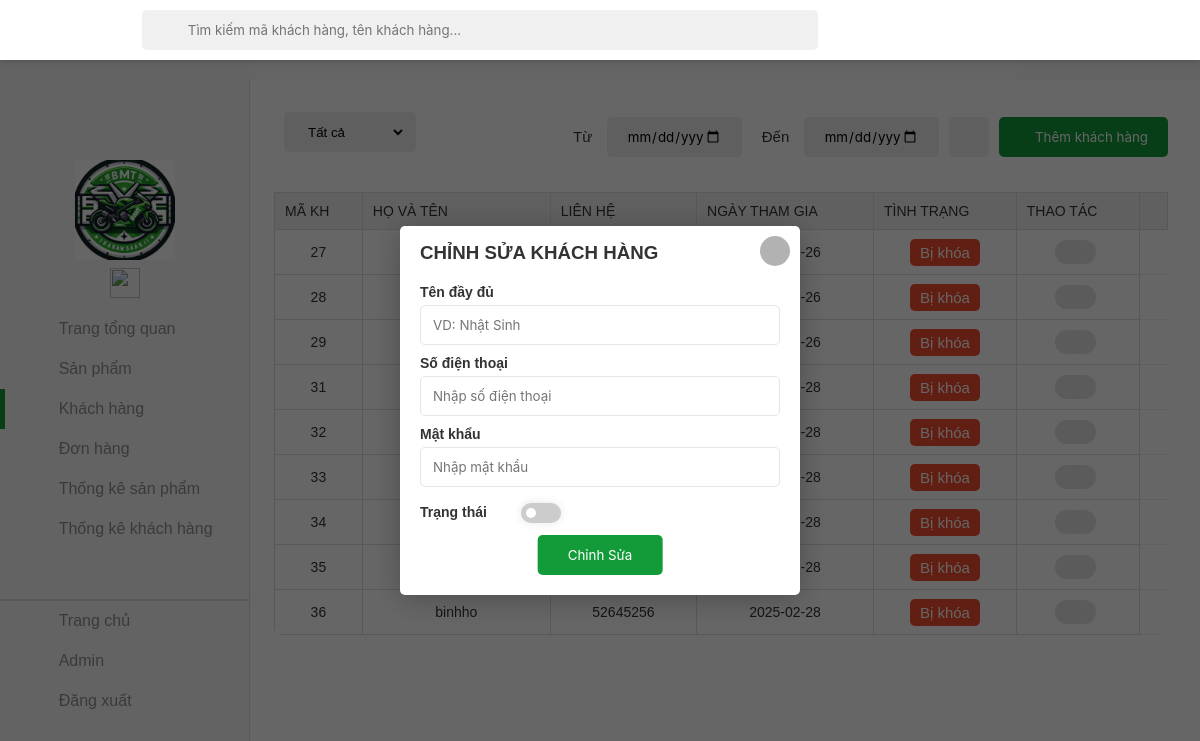
The page /khachhang/changekhachhang.php on the database its author committed.
### tables this page shows
CREATE TABLE `customer` (
  `id` int(255) NOT NULL,
  `name` varchar(255) NOT NULL,
  `contact` int(255) NOT NULL,
  `joindate` date NOT NULL,
  `status` int(255) NOT NULL,
  `password` varchar(255) NOT NULL,
  `ghichu` text DEFAULT NULL,
  `email` varchar(255) NOT NULL
);

### khachhang/changekhachhang.php (the view, shortened to what this page needs)
<?php
$product = null;
?>
<!DOCTYPE php>
<php lang="en">
    <head>
        <link rel="stylesheet" href="../assets/css/admin.css">
        <link href="../assets/font/font-awesome-pro-v6-6.2.0/css/all.min.css" rel="stylesheet" type="text/css" />
        <link rel="stylesheet" href="../assets/css/admin-responsive.css">
    </head>
    <body>
        <header class="header">
            <button class="menu-icon-btn">
                <div class="menu-icon">
                    <i class="fa-regular fa-bars"></i>
                </div>
            </button>
        </header>
        <div class="container">
            <aside class="sidebar open">
                <div class="top-sidebar">
                    <a href="#" class="channel-logo"><img src="../img/logo.png" alt="Channel Logo"></a>
                    <div class="hidden-sidebar your-channel"><img src=""
                            style="height: 30px;" alt="">
                    </div>
                </div>
                <div class="middle-sidebar">
                    <ul class="sidebar-list">
                        <li class="sidebar-list-item tab-content ">
                            <a href="/admin.php" class="sidebar-link">
                                <div class="sidebar-icon"><i class="fa-light fa-house"></i></div>
                                <div class="hidden-sidebar">Trang tổng quan</div>
                            </a>
                        </li>
                        <li class="sidebar-list-item tab-content">
                            <a href="/sanpham/sanpham.php" class="sidebar-link">
                                <div class="sidebar-icon"><i class="fa-thin fa-motorcycle"></i></div>
                                <div class="hidden-sidebar">Sản phẩm</div>
                            </a>
                        </li>
                        <li class="sidebar-list-item tab-content active">
                            <a href="/khachhang/khachhang.php" class="sidebar-link">
                                <div class="sidebar-icon"><i class="fa-light fa-users"></i></div>
                                <div class="hidden-sidebar">Khách hàng</div>
                            </a>
                        </li>
                        <li class="sidebar-list-item tab-content">
                            <a href="/donhang/donhang.php" class="sidebar-link">
                                <div class="sidebar-icon"><i class="fa-light fa-basket-shopping"></i></div>
                                <div class="hidden-sidebar">Đơn hàng</div>
                            </a>
                        </li>
                        <li class="sidebar-list-item tab-content">
                            <a href="/thongkesp/thongke.php" class="sidebar-link">
                                <div class="sidebar-icon"><i class="fa-light fa-chart-simple"></i></div>
                                <div class="hidden-sidebar">Thống kê sản phẩm</div>
                            </a>
                        </li>
                        <li class="sidebar-list-item tab-content">
                            <a href="/thongkekh/thongkekh.php" class="sidebar-link">
                                <div class="sidebar-icon"><i class="fa-light fa-chart-simple"></i></div>
                                <div class="hidden-sidebar">Thống kê khách hàng</div>
                            </a>
                        </li>
                        <li class="sidebar-list-item user-logout" style="border-top: 2px solid rgba(0,0,0,0.12);">
                            <a href="index.php" class="sidebar-link">
                                <div class="sidebar-icon"><i class="fa-thin fa-circle-chevron-left"></i></div>
                                <div class="hidden-sidebar">Trang chủ</div>
                            </a>
                        </li>
                        <li class="sidebar-list-item user-logout">
                            <a href="#" class="sidebar-link">
                                <div class="sidebar-icon"><i class="fa-light fa-circle-user"></i></div>
                                <div class="hidden-sidebar" id="name-acc">Admin</div>
                            </a>
                        </li>
                        <li class="sidebar-list-item user-logout">
                            <a href="#" class="sidebar-link">
                                <div class="sidebar-icon"><i class="fa-light fa-arrow-right-from-bracket"></i></div>
                                <div class="hidden-sidebar" id="logoutacc">Đăng xuất</div>
                            </a>
                        </li>
                    </ul>
                </div>
            </aside>
            <main class="content">
                <div class="section">
                    <div class="admin-control">
                        <div class="admin-control-left">
                            <select name="tinh-trang-user" id="tinh-trang-user">
                                <option value="2">Tất cả</option>
                            </select>
                        </div>
                        <div class="admin-control-center">
                            <form action="" class="form-search">
                                <span class="search-btn"><i class="fa-light fa-magnifying-glass"></i></span>
                                <input id="form-search-user" type="text" class="form-search-input"
                                    placeholder="Tìm kiếm mã khách hàng, tên khách hàng...">
                            </form>
                        </div>
                        <div class="admin-control-right">
                            <form action="" class="fillter-date">
                                <div>
                                    <label for="time-start">Từ</label>
                                    <input type="date" class="form-control-date" id="time-start-user" value="">
                                </div>
                                <div>
                                    <label for="time-end">Đến</label>
                                    <input type="date" class="form-control-date" id="time-end-user" value="">
                                </div>
                            </form>
                            <button class="btn-reset-order"><i
                                    class="fa-light fa-arrow-rotate-right"></i></button>
                            <a href="newkhachhang.php"><button id="btn-add-user" class="btn-control-large"><i
                                        class="fa-light fa-plus"></i> <span>Thêm khách hàng</span></button></a>
                        </div>
                    </div>
                    <div class="table">
                        <table width="100%">
                            <thead>
                                <tr>
                                    <td>MÃ KH</td>
                                    <td>Họ và tên</td>
                                    <td>Liên hệ</td>
                                    <td>Ngày tham gia</td>
                                    <td>Tình trạng</td>
                                    <td>Thao tác</td>
                                    <td></td>
                                </tr>
                            </thead>
                            <tbody id="show-user">
                                <?php
                                $servername = "localhost";
                                $username = "root";
                                $password = "";
                                $dbname = "admindoan";
                                $conn = new mysqli($servername, $username, $password, $dbname);
                                $sql = "SELECT id, name, contact, joindate, status FROM customer";
                                $result = $conn->query($sql);
                                if ($result->num_rows > 0) {
                                    while ($row = $result->fetch_assoc()) {
                                        echo "<tr>";
                                        echo "<td>" . $row["id"] . "</td>";
                                        echo "<td>" . $row["name"] . "</td>";
                                        echo "<td>" . $row["contact"] . "</td>";
                                        echo "<td>" . $row["joindate"] . "</td>";
                                        echo "<td><span class='status-" . ($row["status"] == 1 ? "complete" : "no-complete") . "'>" . ($row["status"] == 1 ? "Hoạt động" : "Bị khóa") . "</span></td>";
                                        echo "<td class='control control-table'>";
                                        echo "<a href='/changekhachhang.php?id=" . $row["id"] . "'><button class='btn-edit' id='edit-account'  >";
                                        echo "<i class='fa-light fa-pen-to-square'></i></button></a>";
                                        echo "</td>";
                                        echo "</tr>";
                                    }
                                }
                                ?>
                            </tbody>
                        </table>
                    </div>
                </div>
            </main>
        </div>
        <div class="modal signup open">
            <div class="modal-container">
                <h3 class="modal-container-title add-account-e">CHỈNH SỬA KHÁCH HÀNG</h3>
                <a href="khachhang.php"><button class="modal-close"><i class="fa-regular fa-xmark"></i></button></a>
                <div class="form-content sign-up">
                    <form action="" method="POST" class="signup-form">
                        <div class="form-group">
                            <label for="fullname" class="form-label">Tên đầy đủ</label>
                            <input id="fullname" name="fullname" type="text" placeholder="VD: Nhật Sinh"
                                class="form-control" value="<?php echo htmlspecialchars($product['name']); ?>">
                        </div>
                        <div class="form-group">
                            <label for="phone" class="form-label">Số điện thoại</label>
                            <input id="phone" name="phone" type="text" placeholder="Nhập số điện thoại"
                                class="form-control" value="<?php echo htmlspecialchars($product['contact']); ?>">
                        </div>
                        <div class="form-group">
                            <label for="password" class="form-label">Mật khẩu</label>
                            <input id="password" name="password" type="text" placeholder="Nhập mật khẩu"
                                class="form-control" value="<?php echo htmlspecialchars($product['password']); ?>">
                        </div>
                        <div class="form-group edit-account-e">
                            <label for="user-status" class="form-label">Trạng thái</label>
                            <label for="user-status" class="switch"></label>
                        </div>
                        <button class="form-submit add-account-e" id="change-signup-button">Chỉnh Sửa</button>
                    </form>
                </div>
            </div>
        </div>
    </body>
</php>

### assets/css/admin-responsive.css (style rules this page uses)
@media only screen and (max-width: 1200px) { .admin-control-center { margin: 1rem -1rem; width: 25rem; } }
@media only screen and (max-width: 1200px) { select { margin-bottom: 10px; } }
@media only screen and (max-width: 1200px) { #tinh-trang,.form-control-date { width: 135px; } }
@media only screen and (max-width: 1200px) { .status-no-complete,.status-complete { display: inline; white-space: nowrap; } }
@media only screen and (max-width: 1200px) { .btn-reset-order { height: 40px; margin-top: 0px; } }
@media only screen and (max-width: 1200px) { .header { z-index: 100; display: flex; } }
@media only screen and (max-width: 1200px) { .form-search { position: fixed; left: 60px; top: 10px; width: 70%; z-index: 101; } }
@media only screen and (max-width: 1200px) { .sidebar { height: calc(100vh - var(--header-height)); top: var(--header-height); } }

### rows shown on the page
customer: id "27", status "Bị khóa"
customer: id "28", status "Bị khóa"
customer: id "29", status "Bị khóa"
customer: id "31", status "Bị khóa"
customer: id "32", status "Bị khóa"
customer: id "33", status "Bị khóa"
customer: id "34", status "Bị khóa"
customer: id "35", status "Bị khóa"
customer: id "36", name "binhho", contact "52645256", joindate "2025-02-28", status "Bị khóa"
